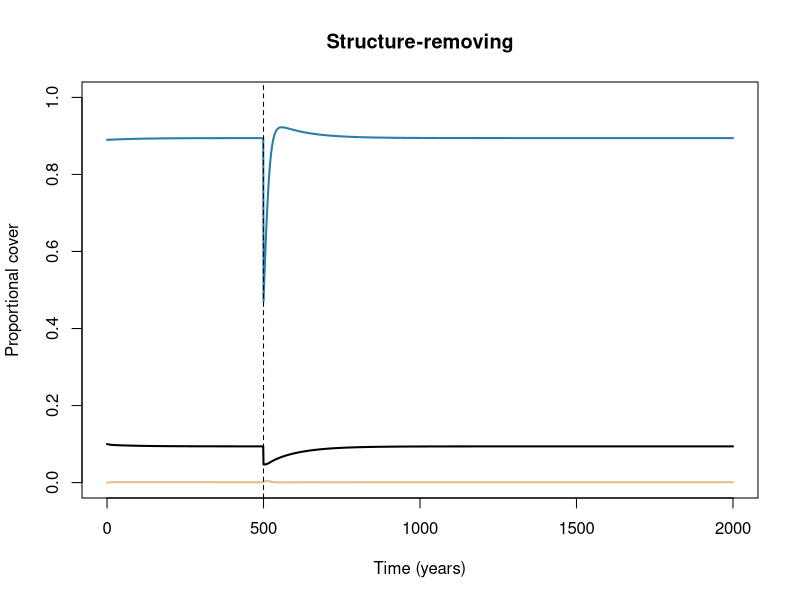
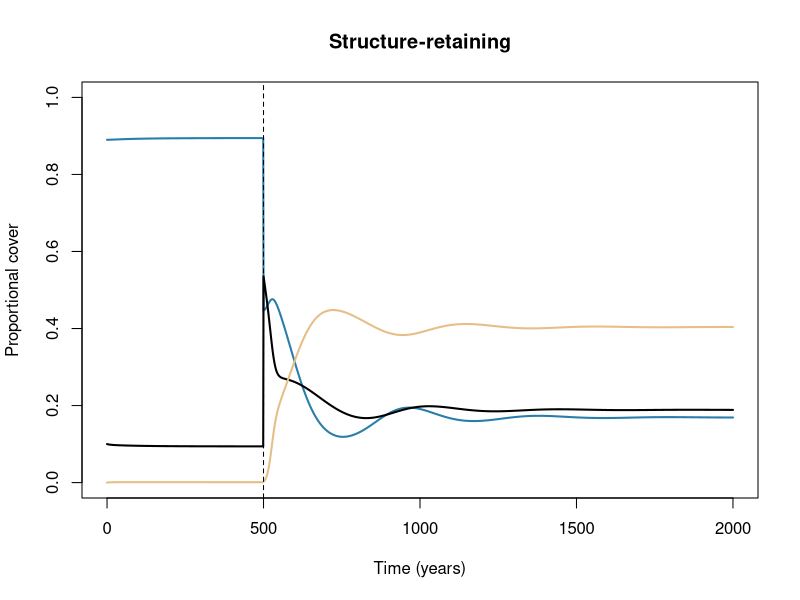
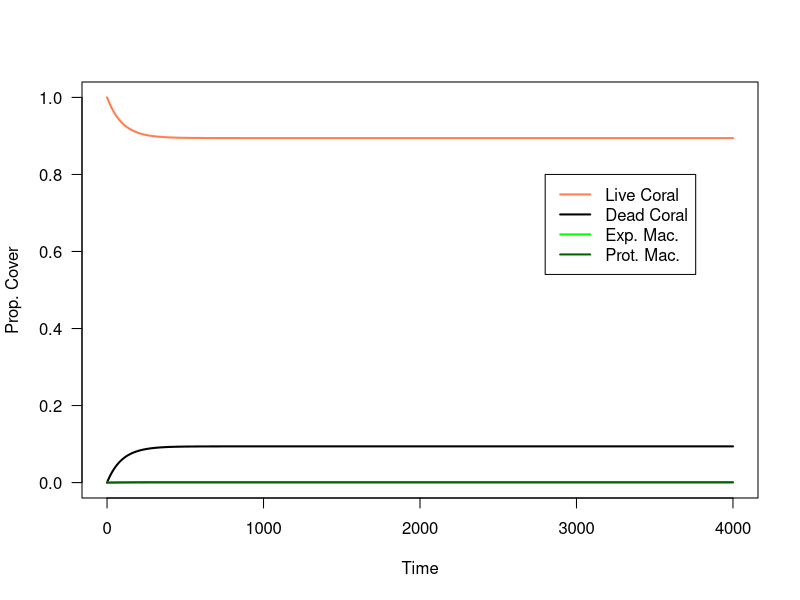
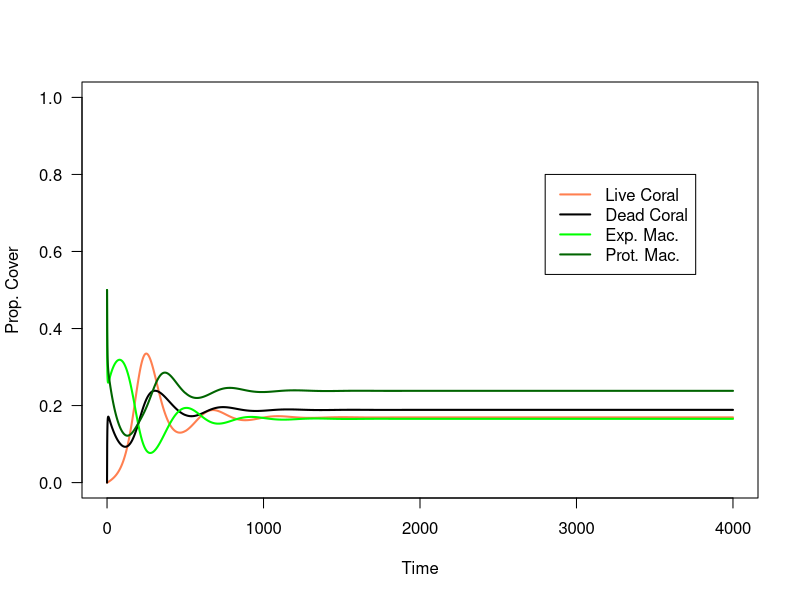
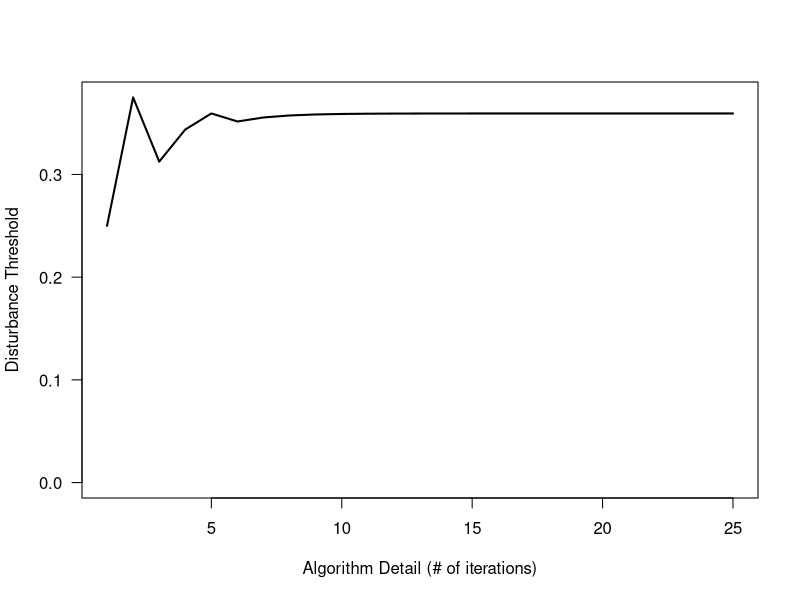
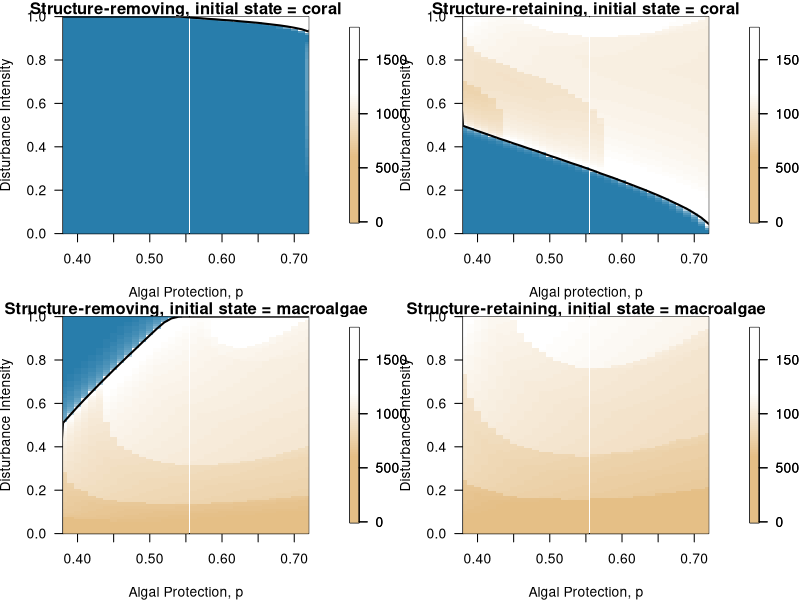

Here is the R script that generated these plots, in order:
## ---- chunk 1
knitr::opts_chunk$set(echo = TRUE)
## ---- chunk 2
# Model parameter values
g_C <- 0.1 # coral growth rate; range: 0.04 - 0.2; default value within range
d_C <- 0.001 # coral mortality rate; range: 0.02 - 0.1
gamma_C <- 0.001 # settlement of exogenously derived coral onto open space; range: 0.00006 - 0.01; default value within range
g_M <- 0.6 # growth of macroalgae onto open space or dead coral; range: 0.05 - 0.4
g_M_P_L <- 0.06 # growth of macroalgae over live coral; range: 0-0.9 of g_M; default value within range
d_M <- 0.05 # death of macroalgae; no published range
h_M_E <- 0.3 # ambient herbivory rate; range: 0.05 - 5; default value within range
ref <- 0.5 # degree of refuge from herbivory for macroalgae that is provided by dead skeleton; no published range
gamma_M <- 0.001 # settlement of macroalgae; default value within range 
e <- 0.01 # erosion of dead coral; no published range

# Disturbance parameters
t_disturb <- 500
disturb_set <- seq(from = 0, to = 1, by = .01) # Time vector for outer loop
tset.disturb <- seq(from = 0, to = 2000) # Time vector for inner loop
## ---- chunk 3
# Color palette Kotare from the New Zealand Birds color package 
kotare <- c("#214d65", "#287DAB", "#E5BF86", "#B09771", "#624B27", "#CACFD0")
kot <- colorRampPalette(colors = c(kotare[3],'white',kotare[2]))
rwb <- colorRampPalette(colors = c("red", "white", "blue"))
rwb <- kot

## ---- chunk 4

# Create time vector, holding vectors for each state variable, and set initial conditions
C_L.simu_rem <- NaN*tset.disturb; C_L.simu_rem[1] <- 0.89 # Equilibrium value
C_D.simu_rem <- NaN*tset.disturb; C_D.simu_rem[1] <- 0.1 # Equilirbirum value
M_E.simu_rem <- NaN*tset.disturb; M_E.simu_rem[1] <- 0
M_P.simu_rem <- NaN*tset.disturb; M_P.simu_rem[1] <- 0

# For() loop with if/else statement to simulate trajectories of spatial occupancy by live coral and macroalgae before and after disturbance

for(i in 2:length(tset.disturb)){ # For every element after the first in the time vector...
  
  if(tset.disturb[i] !=t_disturb){ # ...if the time point does not equal the time of disturbance, run the simulation as normal...
  
  dt <- tset.disturb[i] - tset.disturb[i-1] # calculate change in time  
 
  # Proportional cover at previous time step  
  C_L <- C_L.simu_rem[i-1]
  C_D <- C_D.simu_rem[i-1]
  M_E <- M_E.simu_rem[i-1]
  M_P <- M_P.simu_rem[i-1]
  
  # Change in proportional cover for live coral (C_L), dead coral (C_D), exposed macroalgae (M_E), and protected macroalgae (M_P)
  dC_L <- (dt)*(g_C*C_L*(1-C_L-C_D-M_E-M_P) + gamma_C*(1-C_L-C_D-M_E-M_P) - g_M_P_L*C_L*(M_E + M_P) - d_C*C_L) 
  dC_D <- (dt)*(d_C*C_L + M_P*(h_M_E*(1-ref) + d_M) - g_M*C_D*(M_E + M_P) - gamma_M*C_D - e*C_D)
  dM_E <- (dt)*(g_M*M_E*(1-C_L-C_D-M_E-M_P) + g_M*M_P*(1-C_L-C_D-M_E-M_P) + gamma_M*(1-C_L-C_D-M_E-M_P) - M_E*(h_M_E + d_M))
  dM_P <- (dt)*(g_M*M_P*C_D + g_M*M_E*C_D + g_M_P_L*C_L*(M_E + M_P) + gamma_M*C_D - M_P*(h_M_E*(1-ref) + d_M + e))
 
  # Proportional cover at new time step   
  C_L.simu_rem[i] <- C_L.simu_rem[i-1] + dC_L
  C_D.simu_rem[i] <- C_D.simu_rem[i-1] + dC_D
  M_E.simu_rem[i] <- M_E.simu_rem[i-1] + dM_E
  M_P.simu_rem[i] <- M_P.simu_rem[i-1] + dM_P
  }
  
    else { # ... but if the time step does equal the time of disturbance...
  
  dt <- tset.disturb[i] - tset.disturb[i-1]

  # reduce all space holders to 50% of their pre-disturbance levels
  C_L <- C_L.simu_rem[i-1]*0.5
  C_D <- C_D.simu_rem[i-1]*0.5
  M_E <- M_E.simu_rem[i-1]*0.5
  M_P <- M_P.simu_rem[i-1]*0.5
  
  dC_L <- (dt)*(g_C*C_L*(1-C_L-C_D-M_E-M_P) + gamma_C*(1-C_L-C_D-M_E-M_P) - g_M_P_L*C_L*(M_E + M_P) - d_C*C_L) 
  dC_D <- (dt)*(d_C*C_L + M_P*(h_M_E*(1-ref) + d_M) - g_M*C_D*(M_E + M_P) - gamma_M*C_D - e*C_D)
  dM_E <- (dt)*(g_M*M_E*(1-C_L-C_D-M_E-M_P) + g_M*M_P*(1-C_L-C_D-M_E-M_P) + gamma_M*(1-C_L-C_D-M_E-M_P) - M_E*(h_M_E + d_M))
  dM_P <- (dt)*(g_M*M_P*C_D + g_M*M_E*C_D + g_M_P_L*C_L*(M_E + M_P) + gamma_M*C_D - M_P*(h_M_E*(1-ref) + d_M + e))
  
  C_L.simu_rem[i] <- C_L+ dC_L
  C_D.simu_rem[i] <- C_D+ dC_D
  M_E.simu_rem[i] <- M_E+ dM_E
  M_P.simu_rem[i] <- M_P+ dM_P
  }
  
}

# Plot of time series
plot(tset.disturb, C_L.simu_rem, col = kotare[2], lwd = 2, lty = 'solid', type = 'l', xlab = "Time (years)", ylab = "Proportional cover", xlim = c(0, max(tset.disturb)), ylim = c(0, 1), main = "Structure-removing")
lines(tset.disturb, C_D.simu_rem, col = "black", lwd = 2, lty = 'solid')
lines(tset.disturb, (M_E.simu_rem + M_P.simu_rem), col = kotare[3], lwd = 2, lty = 'solid') # Protected and exposed macroalgae combined to show cover of total macroalgae
abline(v=500, lty = 'dashed') # time of disturbance

## ---- chunk 5

# Create time vector, holding vectors for each state variable, and set initial conditions
C_L.simu_ret <- NaN*tset.disturb; C_L.simu_ret[1] <- 0.89
C_D.simu_ret <- NaN*tset.disturb; C_D.simu_ret[1] <- 0.1
M_E.simu_ret <- NaN*tset.disturb; M_E.simu_ret[1] <- 0
M_P.simu_ret <- NaN*tset.disturb; M_P.simu_ret[1] <- 0

# For() loop with if/else statement to simulate trajectories of spatial occupancy by live coral and macroalgae before and after disturbance
for(i in 2:length(tset.disturb)){ # For every element after the first in the time vector...
  
 if(tset.disturb[i] !=t_disturb){ # ...if the time point does not equal the time of disturbance, run the simulation as normal...

# calculate change in time  
  dt <- tset.disturb[i] - tset.disturb[i-1] 

  # Proportional cover at previous time step  
  C_L <- C_L.simu_ret[i-1] 
  C_D <- C_D.simu_ret[i-1]
  M_E <- M_E.simu_ret[i-1]
  M_P <- M_P.simu_ret[i-1]
 
# Change in proportional cover for live coral (C_L), dead coral (C_D), exposed macroalgae (M_E), and protected macroalgae (M_P)
  dC_L <- (dt)*(g_C*C_L*(1-C_L-C_D-M_E-M_P) + gamma_C*(1-C_L-C_D-M_E-M_P) - g_M_P_L*C_L*(M_E + M_P) - d_C*C_L) 
  dC_D <- (dt)*(d_C*C_L + M_P*(h_M_E*(1-ref) + d_M) - g_M*C_D*(M_E + M_P) - gamma_M*C_D - e*C_D)
  dM_E <- (dt)*(g_M*M_E*(1-C_L-C_D-M_E-M_P) + g_M*M_P*(1-C_L-C_D-M_E-M_P) + gamma_M*(1-C_L-C_D-M_E-M_P) - M_E*(h_M_E + d_M))
  dM_P <- (dt)*(g_M*M_P*C_D + g_M*M_E*C_D + g_M_P_L*C_L*(M_E + M_P) + gamma_M*C_D - M_P*(h_M_E*(1-ref) + d_M + e))

# Proportional cover at new time step  
  C_L.simu_ret[i] <- C_L.simu_ret[i-1] + dC_L
  C_D.simu_ret[i] <- C_D.simu_ret[i-1] + dC_D
  M_E.simu_ret[i] <- M_E.simu_ret[i-1] + dM_E
  M_P.simu_ret[i] <- M_P.simu_ret[i-1] + dM_P
  
  }

  # ... but if the time step does equal the time of disturbance...
    else {
  
  dt <- tset.disturb[i] - tset.disturb[i-1]

  C_L <- C_L.simu_ret[i-1]*0.5 # reduce live coral to 50% of its pre-disturbance level...
  C_D <- C_D.simu_ret[i-1] + (C_L.simu_ret[i-1]-C_L) #... and transfer this directly to the dead coral class
  M_E <- M_E.simu_ret[i-1]
  M_P <- M_P.simu_ret[i-1]
  
  dC_L <- (dt)*(g_C*C_L*(1-C_L-C_D-M_E-M_P) + gamma_C*(1-C_L-C_D-M_E-M_P) - g_M_P_L*C_L*(M_E + M_P) - d_C*C_L) 
  dC_D <- (dt)*(d_C*C_L + M_P*(h_M_E*ref + d_M) - g_M*C_D*(M_E + M_P) - gamma_M*C_D - e*C_D)
  dM_E <- (dt)*(g_M*M_E*(1-C_L-C_D-M_E-M_P) + g_M*M_P*(1-C_L-C_D-M_E-M_P) + gamma_M*(1-C_L-C_D-M_E-M_P) - M_E*(h_M_E + d_M))
  dM_P <- (dt)*(g_M*M_P*C_D + g_M*M_E*C_D + g_M_P_L*C_L*(M_E + M_P) + gamma_M*C_D - M_P*(h_M_E*ref + d_M + e))
  
  C_L.simu_ret[i] <- C_L + dC_L
  C_D.simu_ret[i] <- C_D + dC_D
  M_E.simu_ret[i] <- M_E + dM_E
  M_P.simu_ret[i] <- M_P + dM_P
  
  }
  
}

# Plot of time series for all space holders
plot(tset.disturb, C_L.simu_ret, col = kotare[2], lwd = 2, lty = 'solid', type = 'l', xlab = "Time (years)", ylab = "Proportional cover", xlim = c(0, max(tset.disturb)), ylim = c(0, 1), main = "Structure-retaining")
lines(tset.disturb, C_D.simu_ret, col = "black", lwd = 2, lty = 'solid')
lines(tset.disturb, (M_E.simu_ret + M_P.simu_ret), col = kotare[3], lwd = 2, lty = 'solid') # Protected and exposed macroalgae combined to show cover of total macroalgae
abline(v=500, lty = 'dashed') # time of disturbance
## ---- chunk 6
tset <- seq(from = 0, to = 4000, by = 1)

CoralFun <- function(tset,ic,t_disturb,dist.type,disturbance_severity,g_C,gamma_C,g_M_P_L,d_C,h_M_E,ref,d_M,g_M,e,gamma_M){
  # create holding vectors for the inner loop
	C_L <- NaN*tset; 	C_L[1] <- ic[1] # use the vector of initial conditions to populate initial densities
	C_D <- NaN*tset; 	C_D[1] <- ic[2]
	M_E <- NaN*tset;	M_E[1] <- ic[3]
	M_P <- NaN*tset; 	M_P[1] <- ic[4]

	# run ODE simulation
	for(i in 2:length(tset)){ 
	  
  if(tset[i] !=t_disturb){ # if this is not a disturbance event

  	# calculate change in proportional cover at each timestep
    dt <- tset[i] - tset[i-1]
    dC_L <- dt*(g_C*C_L[i-1]*(1-C_L[i-1]-C_D[i-1]-M_E[i-1]-M_P[i-1]) + gamma_C*(1-C_L[i-1]-C_D[i-1]-M_E[i-1]-M_P[i-1]) - g_M_P_L*C_L[i-1]*(M_E[i-1] + M_P[i-1]) - d_C*C_L[i-1]) 
    dC_D <- dt*(d_C*C_L[i-1] + M_P[i-1]*(h_M_E*(1-ref) + d_M) - g_M*C_D[i-1]*(M_E[i-1] + M_P[i-1]) - gamma_M*C_D[i-1] - e*C_D[i-1])
    dM_E <- dt*(g_M*M_E[i-1]*(1-C_L[i-1]-C_D[i-1]-M_E[i-1]-M_P[i-1]) + g_M*M_P[i-1]*(1-C_L[i-1]-C_D[i-1]-M_E[i-1]-M_P[i-1]) + gamma_M*(1-C_L[i-1]-C_D[i-1]-M_E[i-1]-M_P[i-1]) - M_E[i-1]*(h_M_E + d_M))
    dM_P <- dt*(g_M*M_P[i-1]*C_D[i-1] + g_M*M_E[i-1]*C_D[i-1] + g_M_P_L*C_L[i-1]*(M_E[i-1] + M_P[i-1]) + gamma_M*C_D[i-1] - M_P[i-1]*(h_M_E*(1-ref) + d_M + e)) 
  	
  	# calculate the population density at each timestep
  	C_L[i] <- C_L[i-1] + dC_L
  	C_D[i] <- C_D[i-1] + dC_D
  	M_E[i] <- M_E[i-1] + dM_E
  	M_P[i] <- M_P[i-1] + dM_P
    }
    
     else { # If the disturbance event is taking place, then adjust the populations accordingly
        if(dist.type == 'ret'){
          C_L[i] <- C_L[i-1]*(1-disturbance_severity)
          C_D[i] <- C_D[i-1] + C_L[i-1] - C_L[i]
          M_E[i] <- M_E[i-1]
          M_P[i] <- M_P[i-1]
        } else if(dist.type == 'none'){
          C_L[i] <- C_L[i-1]
          C_D[i] <- C_D[i-1]
          M_E[i] <- M_E[i-1]
          M_P[i] <- M_P[i-1]
          } else{
          C_L[i] <- C_L[i-1]*(1-disturbance_severity)
          C_D[i] <- C_D[i-1]*(1-disturbance_severity)
          M_E[i] <- M_E[i-1]*(1-disturbance_severity)
          M_P[i] <- M_P[i-1]*(1-disturbance_severity)
        }
     }
	}
	
	Results <- list("CL" = C_L, "CD" = C_D, "MS" = M_E, "MC" = M_P) # concatenate results into a list
	Results # report out that list
}

## ---- chunk 7
# Find high-coral conditions:
Res <- CoralFun(tset,c(1,0,0,0),t_disturb,'none',disturbance_severity,g_C,gamma_C,g_M_P_L,d_C,h_M_E,ref,d_M,g_M,e,gamma_M)

plot(tset,Res$CL,las=1,xlab='Time',ylab='Prop. Cover',type='l',col='coral',lwd=2,ylim=c(0,1))
lines(tset,Res$CD,col='black',lwd=2)
lines(tset,Res$MS,col='green',lwd=2)
lines(tset,Res$MC,col='darkgreen',lwd=2)
legend(.7*max(tset),.8,legend=c('Live Coral','Dead Coral','Exp. Mac.','Prot. Mac.'),lwd=2,col=c('coral','black','green','darkgreen'))

ic.cor <- c(Res$CL[length(tset)],Res$CD[length(tset)],Res$MS[length(tset)],Res$MC[length(tset)])


# Find low-coral conditions:
Res <- CoralFun(tset,c(0,0,.5,.5),t_disturb,'none',disturbance_severity,g_C,gamma_C,g_M_P_L,d_C,h_M_E,ref,d_M,g_M,e,gamma_M)

plot(tset,Res$CL,las=1,xlab='Time',ylab='Prop. Cover',type='l',col='coral',lwd=2,ylim=c(0,1))
lines(tset,Res$CD,col='black',lwd=2)
lines(tset,Res$MS,col='green',lwd=2)
lines(tset,Res$MC,col='darkgreen',lwd=2)
legend(.7*max(tset),.8,legend=c('Live Coral','Dead Coral','Exp. Mac.','Prot. Mac.'),lwd=2,col=c('coral','black','green','darkgreen'))

ic.mac <- c(Res$CL[length(tset)],Res$CD[length(tset)],Res$MS[length(tset)],Res$MC[length(tset)])
## ---- chunk 8

t_disturb <- 1 # disturb immediately. (Note that we can't set this to time 0 because the initial conditions are what we put in there, and we start looping over t in the ODE solver from the 2nd step!)
t.step <- 1 # step size of time function
tset <- sort(unique(c(seq(from = 0, to = 6000, by = t.step),t_disturb))) # Time vector for ODE solutions. I'm using concatenate, uniqueness, and sorting to make sure that the "t-disturb" time is part of this vector. This would be robust to, for example, using the seq function with different "step sizes", etc.


# Choose disturbance type
dist.type <- "ret" # Structure-retaining disturbance
dist.type <- "rem" # Structure-removing disturbance
#dist.type <- "none" # No disturbance

## ---- chunk 9
CoralFun.NoDisturb <- function(tset,ic,g_C,gamma_C,g_M_P_L,d_C,h_M_E,ref,d_M,g_M,e,gamma_M){
  # create holding vectors for the inner loop
	C_L <- NaN*tset; 	C_L[1] <- ic[1] # use the vector of initial conditions to populate initial densities
	C_D <- NaN*tset; 	C_D[1] <- ic[2]
	M_E <- NaN*tset;	M_E[1] <- ic[3]
	M_P <- NaN*tset; 	M_P[1] <- ic[4]

	# run ODE simulation
	for(i in 2:length(tset)){ 
	  
  	# calculate change in proportional cover at each timestep
    dt <- tset[i] - tset[i-1]
    dC_L <- dt*(g_C*C_L[i-1]*(1-C_L[i-1]-C_D[i-1]-M_E[i-1]-M_P[i-1]) + gamma_C*(1-C_L[i-1]-C_D[i-1]-M_E[i-1]-M_P[i-1]) - g_M_P_L*C_L[i-1]*(M_E[i-1] + M_P[i-1]) - d_C*C_L[i-1]) 
    dC_D <- dt*(d_C*C_L[i-1] + M_P[i-1]*(h_M_E*(1-ref) + d_M) - g_M*C_D[i-1]*(M_E[i-1] + M_P[i-1]) - gamma_M*C_D[i-1] - e*C_D[i-1])
    dM_E <- dt*(g_M*M_E[i-1]*(1-C_L[i-1]-C_D[i-1]-M_E[i-1]-M_P[i-1]) + g_M*M_P[i-1]*(1-C_L[i-1]-C_D[i-1]-M_E[i-1]-M_P[i-1]) + gamma_M*(1-C_L[i-1]-C_D[i-1]-M_E[i-1]-M_P[i-1]) - M_E[i-1]*(h_M_E + d_M))
    dM_P <- dt*(g_M*M_P[i-1]*C_D[i-1] + g_M*M_E[i-1]*C_D[i-1] + g_M_P_L*C_L[i-1]*(M_E[i-1] + M_P[i-1]) + gamma_M*C_D[i-1] - M_P[i-1]*(h_M_E*(1-ref) + d_M + e)) ##REPLACED
  	
  	# calculate the population density at each timestep
  	C_L[i] <- C_L[i-1] + dC_L
  	C_D[i] <- C_D[i-1] + dC_D
  	M_E[i] <- M_E[i-1] + dM_E
  	M_P[i] <- M_P[i-1] + dM_P
	}
	
	Results <- list("CL" = C_L, "CD" = C_D, "ME" = M_E, "MP" = M_P) # concatenate results into a list
	Results # report out that list
}

## ---- chunk 10

DistSevThresh.adapt <- function(ic.use,dist.type,tset,ic.dist,g_C,gamma_C,g_M_P_L,d_C,h_M_E,ref,d_M,g_M,e,gamma_M,iters){
  
  ## Step 1: Check full range of disturbance values (lower bound = 0, upper bound = 1, intermediate = 0.5)
  ## Step 1A: Check lower bound (disturbance = 0)
  dist_low <- 0
  # Adjust initial conditions based on the disturbance severity and type
  if(dist.type=='ret'){ic.dist <- c(ic.use[1]*(1-dist_low),ic.use[2]+ic.use[1]*dist_low,ic.use[3],ic.use[4])}
  if(dist.type=='rem'){ic.dist <- ic.use*(1-dist_low)}
  # Run the simulation
  Res <- CoralFun.NoDisturb(tset,ic.dist,g_C,gamma_C,g_M_P_L,d_C,h_M_E,ref,d_M,g_M,e,gamma_M)
  # Save the results
  Cstar_low <- Res$CL[length(tset)]
  
  ## Step 1B: Check upper bound (disturbance = 1)
  dist_high <- 1
  # Adjust initial conditions based on the disturbance severity and type
  if(dist.type=='ret'){ic.dist <- c(ic.use[1]*(1-dist_high),ic.use[2]+ic.use[1]*dist_high,ic.use[3],ic.use[4])}
  if(dist.type=='rem'){ic.dist <- ic.use*(1-dist_high)}
  # Run the simulation
  Res <- CoralFun.NoDisturb(tset,ic.dist,g_C,gamma_C,g_M_P_L,d_C,h_M_E,ref,d_M,g_M,e,gamma_M)
  # Save the results
  Cstar_high <- Res$CL[length(tset)]
  
  ## Step 1C: CHECKPOINT: Confirm that the disturbance extremes span a change in states. If they don't, return NaN.
  if(abs(Cstar_low - Cstar_high) < 0.001){ # If the two disturbances produce no change
    dist_test <- NaN
  } else{
    
  ## Step 1D: Check intermediate (disturbance = 0.5)
  dist_test <- (dist_low+dist_high)/2 # average of the two
  # Adjust initial conditions based on the disturbance severity and type
  if(dist.type=='ret'){ic.dist <- c(ic.use[1]*(1-dist_test),ic.use[2]+ic.use[1]*dist_test,ic.use[3],ic.use[4])}
  if(dist.type=='rem'){ic.dist <- ic.use*(1-dist_test)}
  # Run the simulation
  Res <- CoralFun.NoDisturb(tset,ic.dist,g_C,gamma_C,g_M_P_L,d_C,h_M_E,ref,d_M,g_M,e,gamma_M)
  # Save the results
  Cstar_test <- Res$CL[length(tset)]
  
  
  ## Step 2: Figure out which two disturbance levels flank the tipping point, and update the high and low bounds
  if(abs(Cstar_test - Cstar_low) < 0.001){ # If the test coral biomass is pretty darn close to the lower bound, then this can be the new lower bound
    dist_low <- dist_test # save the new lower bound
    Cstar_low <- Cstar_test # and the new test Cstar value
  } else{ # Otherwise, this should be the new upper bound
    dist_high <- dist_test # save the new upper bound
    Cstar_high <- Cstar_test # save the new Cstar value
  }
  
  
  ## Step 3: Iterate this algorithm, narrowing down on the "correct" disturbance threshold.
  for(j in 1:iters){ # for each iteration 
    ## Step 3A: Compute a new test disturbance level, and its corresponding coral cover
    dist_test <- (dist_low+dist_high)/2 # average of the two
    # Adjust initial conditions based on the disturbance severity and type
    if(dist.type=='ret'){ic.dist <- c(ic.use[1]*(1-dist_test),ic.use[2]+ic.use[1]*dist_test,ic.use[3],ic.use[4])}
    if(dist.type=='rem'){ic.dist <- ic.use*(1-dist_test)}
    # Run the simulation
    Res <- CoralFun.NoDisturb(tset,ic.dist,g_C,gamma_C,g_M_P_L,d_C,h_M_E,ref,d_M,g_M,e,gamma_M)
    # Save the results
    Cstar_test <- Res$CL[length(tset)]
    
    ## Step 3B: Update previous estimates
    if(abs(Cstar_test - Cstar_low) < 0.001){ # If the test coral biomass is pretty darn close to the lower bound, then this can be the new lower bound
      dist_low <- dist_test # save the new lower bound
      Cstar_low <- Cstar_test # and the new test Cstar value
    } else{ # Otherwise, this should be the new upper bound
      dist_high <- dist_test # save the new upper bound
      Cstar_high <- Cstar_test # save the new Cstar value
    }}
  }
  
  
  # Report out the results
  Results2 <- list("dist.thresh" = dist_test)
  
  Results2
  
}

## ---- chunk 11

  Res <- CoralFun.NoDisturb(tset,c(1,0,0,0),g_C,gamma_C,g_M_P_L,d_C,h_M_E,ref,d_M,g_M,e,gamma_M)
  ic.cor <- c(Res$CL[length(tset)],Res$CD[length(tset)],Res$ME[length(tset)],Res$MP[length(tset)])
 
ic.use <- ic.cor
dist.type <- "ret"

iters.set <- seq(1,25,by=1)
thresh.set <- NaN*iters.set

for(k in 1:length(iters.set)){
  iters <- iters.set[k]
  Res2 <- DistSevThresh.adapt(ic.use,dist.type,tset,ic.dist,g_C,gamma_C,g_M_P_L,d_C,h_M_E,ref,d_M,g_M,e,gamma_M,iters)
  thresh.set[k] <- Res2$dist.thresh}




## ---- chunk 12
plot(iters.set,thresh.set,las=1,lwd=2,type='l',ylim=c(0,max(thresh.set)),xlab='Algorithm Detail (# of iterations)', ylab='Disturbance Threshold')

## ---- chunk 13

# Step 1: Choose the parameter to vary, and range over which to vary it
ref_set <- seq(from = 0, to = 1, by = 0.01)
#ref_set2 <- seq(from = 0, to = 1, by = 0.01)

# Step 1a: Create associated holding variables
CtoM.ret.set<- NaN*ref_set
CtoM.rem.set <- NaN*ref_set
MtoC.ret.set <- NaN*ref_set
MtoC.rem.set <- NaN*ref_set
C.eq.set <- NaN*ref_set
M.eq.set <- NaN*ref_set

# Step 1b: Some other setup
iters <- 10 # number of iterations to "narrow down" on the disturbance threshold
tset <- seq(from = 0, to = 3000, by = t.step) 

# Loop through each of the parameter values
for(ctr2 in 1:length(ref_set)){
  
  ref <- ref_set[ctr2]
  
  # Step 2: Find new equilibria (new initial conditions for coral and macroalgal dominated states)
  Res <- CoralFun.NoDisturb(tset,c(1,0,0,0),g_C,gamma_C,g_M_P_L,d_C,h_M_E,ref,d_M,g_M,e,gamma_M)
  ic.cor <- c(Res$CL[length(tset)],Res$CD[length(tset)],Res$ME[length(tset)],Res$MP[length(tset)])
  C.eq.set[ctr2] <- Res$CL[length(tset)] # Record the equilibrium coral abundance in the coral-dominated state
  
  # Find low-coral conditions:
  Res <- CoralFun.NoDisturb(tset,c(0,0,.5,.5),g_C,gamma_C,g_M_P_L,d_C,h_M_E,ref,d_M,g_M,e,gamma_M)
  ic.mac <- c(Res$CL[length(tset)],Res$CD[length(tset)],Res$ME[length(tset)],Res$MP[length(tset)])
  M.eq.set[ctr2] <- Res$CL[length(tset)] # Record the equilibrium coral abundance in the macroalgal-dominated state
  
  # Step 3: Find the tipping points
  if(abs(C.eq.set[ctr2] -M.eq.set[ctr2]) > 0.001){ # Only bother finding tipping points if there are two stable equilibria (e.g., the coral cover in coral and macroalgal dominated systems is different)
    
    # Step 3A: Find the tipping point from coral to macroalgal dominance with biological disturbance
    ic.use <- ic.cor # start with a coral dominated system
    dist.type <- "ret" # use a biological disturbance
    Res2 <- DistSevThresh.adapt(ic.use,dist.type,tset,ic.dist,g_C,gamma_C,g_M_P_L,d_C,h_M_E,ref,d_M,g_M,e,gamma_M,iters)
    CtoM.ret.set[ctr2] <- Res2$dist.thresh # Record the result
    
    # Step 3B: Find the tipping point from coral to macroalgal dominance with structure-removing disturbance
    ic.use <- ic.cor # start with a coral dominated system
    dist.type <- "rem" # use a biological disturbance
    Res2 <- DistSevThresh.adapt(ic.use,dist.type,tset,ic.dist,g_C,gamma_C,g_M_P_L,d_C,h_M_E,ref,d_M,g_M,e,gamma_M,iters)
    CtoM.rem.set[ctr2] <- Res2$dist.thresh # Record the result
    
    # Step 3C: Find the tipping point from M to C dominance with biological disturbance
    ic.use <- ic.mac # start with a coral dominated system
    dist.type <- "ret" # use a biological disturbance
    Res2 <- DistSevThresh.adapt(ic.use,dist.type,tset,ic.dist,g_C,gamma_C,g_M_P_L,d_C,h_M_E,ref,d_M,g_M,e,gamma_M,iters)
    MtoC.ret.set[ctr2] <- Res2$dist.thresh # Record the result
    
    # Step 3D: Find the tipping point from M to C dominance with structure-removing disturbance
    ic.use <- ic.mac # start with a coral dominated system
    dist.type <- "rem" # use a biological disturbance
    Res2 <- DistSevThresh.adapt(ic.use,dist.type,tset,ic.dist,g_C,gamma_C,g_M_P_L,d_C,h_M_E,ref,d_M,g_M,e,gamma_M,iters)
    MtoC.rem.set[ctr2] <- Res2$dist.thresh # Record the result
  }
  
}

## ---- chunk 14

# Line for tipping points going from coral to macroalgae for structure-retaining disturbances
for( i in 1:length(CtoM.ret.set)){
  if(i < 50){
    if (is.na(CtoM.ret.set)[i]){
      CtoM.ret.set[i] <- 1
    } } else {
      if(is.na(CtoM.ret.set)[i]){
      CtoM.ret.set[i] <- 0
    
    }
  }
}

# # Line for tipping points going from macroalgae to coral for structure-retaining disturbances; this transition type does not occur as a result of disturbance and therefore is commented out
# for( i in 1:length(MtoC.ret.set)){
#   if(i < 50){
#     if (is.na(MtoC.ret.set)[i]){
#       MtoC.ret.set[i] <- 0
#     } } else {
#       if(is.na(MtoC.ret.set)[i]){
#       MtoC.ret.set[i] <- 1
#     
#     }
#   }
# }

# Line for tipping points going from coral to macroalgae for structure-removing disturbances
for( i in 1:length(CtoM.rem.set)){
  if(i < 50){
    if (is.na(CtoM.rem.set)[i]){
      CtoM.rem.set[i] <- 1
    } } else {
      if(is.na(CtoM.rem.set)[i]){
      CtoM.rem.set[i] <- 1
    
    }
  }
}

# Line for tipping points going from Macroalgae to coral for structure-removing disturbances
for( i in 1:length(MtoC.rem.set)){
  if(i < 50){
    if (is.na(MtoC.rem.set)[i]){
      MtoC.rem.set[i] <- 0
    } } else {
      if(is.na(MtoC.rem.set)[i]){
      MtoC.rem.set[i] <- 1
    
    }
  }
}
## ---- chunk 15

ReturnTime <- function(ic.cor,ic.mac,tset,ic,g_C,gamma_C,g_M_P_L,d_C,h_M_E,ref,d_M,g_M,e,gamma_M){
  # Create holding vectors for the inner loop
	C_L <- NaN*tset; 	C_L[1] <- ic[1] # use the vector of initial conditions to populate initial densities
	C_D <- NaN*tset; 	C_D[1] <- ic[2]
	M_E <- NaN*tset;	M_E[1] <- ic[3]
	M_P <- NaN*tset; 	M_P[1] <- ic[4]

  # Run simulation
  for(i in 2:length(tset)){ 
    dt <- tset[i] - tset[i-1]
    C_L[i] <- C_L[i-1] + dt*(g_C*C_L[i-1]*(1-C_L[i-1]-C_D[i-1]-M_E[i-1]-M_P[i-1]) + gamma_C*(1-C_L[i-1]-C_D[i-1]-M_E[i-1]-M_P[i-1]) - g_M_P_L*C_L[i-1]*(M_E[i-1] + M_P[i-1]) - d_C*C_L[i-1]) 
    C_D[i] <- C_D[i-1] + dt*(d_C*C_L[i-1] + M_P[i-1]*(h_M_E*(1-ref) + d_M) - g_M*C_D[i-1]*(M_E[i-1] + M_P[i-1]) - gamma_M*C_D[i-1] - e*C_D[i-1])
    M_E[i] <- M_E[i-1] + dt*(g_M*M_E[i-1]*(1-C_L[i-1]-C_D[i-1]-M_E[i-1]-M_P[i-1]) + g_M*M_P[i-1]*(1-C_L[i-1]-C_D[i-1]-M_E[i-1]-M_P[i-1]) + gamma_M*(1-C_L[i-1]-C_D[i-1]-M_E[i-1]-M_P[i-1]) - M_E[i-1]*(h_M_E + d_M))
    M_P[i] <- M_P[i-1] + dt*(g_M*M_P[i-1]*C_D[i-1] + g_M*M_E[i-1]*C_D[i-1] + g_M_P_L*C_L[i-1]*(M_E[i-1] + M_P[i-1]) + gamma_M*C_D[i-1] - M_P[i-1]*(h_M_E*(1-ref) + d_M + e))
	}

  # Determine which equilibrium you go to
  if (abs(C_L[length(tset)]-ic.cor[1]) < 0.001) {EqCorUse <- ic.cor[1]; EqMacUse <- ic.cor[3]; EqCDUse <- ic.cor[2]; EqMCUse <- ic.cor[4]; Eq = 1} else {EqCorUse <- ic.mac[1]; EqMacUse <- ic.mac[3]; EqCDUse <- ic.mac[2]; EqMCUse <- ic.mac[4]; Eq = 2}
	if(C_L[length(tset)] < .5){Eq = 2} # Modification: If coral abundance is below 0.5, then assume it's macroalgal dominated. CAUTION!!! Check this carefully because if you choose different parameters, this threshold might be different.

  # Figure out how long it took to get there
  RetTime <- tset[which(tset*(abs(C_L-EqCorUse) + abs(M_E-EqMacUse) + abs(C_D-EqCDUse) + abs(M_P-EqMCUse) < 0.004) != 0)[1]] # Which is the first timestep that you're near the equilibrium?
  
  Results <- list("RetTime" = RetTime,"CL" = C_L, "CD" = C_D, "MS" = M_E, "MC" = M_P,"Eq" = Eq)
  Results
}


## ---- chunk 16
# Step 1: Choose the parameter to vary, and range over which to vary it
ref_set <- seq(from = 0, to = 1, by = 0.01)

# Step 2: Choose the disturbance distance to loop over
dist.prop.set <- seq(from = 0, to = 1, by = 0.01) # Vector of disturbance intensities to test

# Step 3: Create associated holding variables
C.rem.eq.set <- matrix(rep(NaN,length(ref_set)*length(dist.prop.set)),nrow=length(ref_set),ncol=length(dist.prop.set)) # equilibrium for structure-removing disturbance starting in a coral-dominated state
C.rem.time.set <- C.rem.eq.set # equilibration time for a structure-removing disturbance starting in a coral-dominated state
M.ret.eq.set <- C.rem.eq.set
M.ret.time.set <- C.rem.eq.set
C.ret.eq.set <- C.rem.eq.set
C.ret.time.set <- C.rem.eq.set
M.rem.eq.set <- C.rem.eq.set
M.rem.time.set <- C.rem.eq.set

C.eq.set <- NaN*ref_set
M.eq.set <- NaN*ref_set

# Step 4: Some other setup
tset <- seq(from = 0, to = 4000, by =1) #was to = 3000

# Loop through each of the parameter values
for(varctr in 1:length(ref_set)){
  
  ref <- ref_set[varctr]
  
  # Step 5: Find new equilibria (new initial conditions for coral and macroalgal dominated states)
  Res <- CoralFun.NoDisturb(tset,c(1,0,0,0),g_C,gamma_C,g_M_P_L,d_C,h_M_E,ref,d_M,g_M,e,gamma_M)
  ic.cor <- c(Res$CL[length(tset)],Res$CD[length(tset)],Res$ME[length(tset)],Res$MP[length(tset)])
  C.eq.set[varctr] <- Res$CL[length(tset)] # Record the equilibrium coral abundance in the coral-dominated state
  
  # Find low-coral conditions:
  Res <- CoralFun.NoDisturb(tset,c(0,0,.5,.5),g_C,gamma_C,g_M_P_L,d_C,h_M_E,ref,d_M,g_M,e,gamma_M)
  ic.mac <- c(Res$CL[length(tset)],Res$CD[length(tset)],Res$ME[length(tset)],Res$MP[length(tset)])
  M.eq.set[varctr] <- Res$CL[length(tset)] # Record the equilibrium coral abundance in the macroalgal-dominated state
  
  # Step 6: Find the return times & which equilibrium you return to
  if(abs(C.eq.set[varctr] -M.eq.set[varctr]) > 0.001){ # Only bother finding tipping points if there are two stable equilibria (e.g., the coral cover in coral and macroalgal dominated systems is different)
    
    for(distctr in 1:length(dist.prop.set)){
    dist.use <- dist.prop.set[distctr]
    # Step 6A: Find the equilibration time from coral dominance with biological disturbance
    ic.dist <- c(ic.cor[1]*(1-dist.use),ic.cor[2]+ic.cor[1]*dist.use,ic.cor[3],ic.cor[4]) # start with a coral dominated system
    Res2 <- ReturnTime(ic.cor,ic.mac,tset,ic.dist,g_C,gamma_C,g_M_P_L,d_C,h_M_E,ref,d_M,g_M,e,gamma_M)
    C.ret.eq.set[varctr,distctr] <- Res2$Eq # Record the result
    C.ret.time.set[varctr,distctr] <- Res2$RetTime # Record the result
    
    # Step 6B: Find the equilibration time from coral dominance with structure-removing disturbance
    ic.dist <- ic.cor*(1-dist.use)
    Res2 <- ReturnTime(ic.cor,ic.mac,tset,ic.dist,g_C,gamma_C,g_M_P_L,d_C,h_M_E,ref,d_M,g_M,e,gamma_M)
    C.rem.eq.set[varctr,distctr] <- Res2$Eq # Record the result
    C.rem.time.set[varctr,distctr] <- Res2$RetTime # Record the result
    
    # Step 6C: Find the equilibration time from M dominance with biological disturbance
    ic.dist <- c(ic.mac[1]*(1-dist.use),ic.mac[2]+ic.mac[1]*dist.use,ic.mac[3],ic.mac[4]) # start with a macroalgal dominated system
    Res2 <- ReturnTime(ic.cor,ic.mac,tset,ic.dist,g_C,gamma_C,g_M_P_L,d_C,h_M_E,ref,d_M,g_M,e,gamma_M)
    M.ret.eq.set[varctr,distctr] <- Res2$Eq # Record the result
    M.ret.time.set[varctr,distctr] <- Res2$RetTime # Record the result
    
    # Step 6D: Find the equilibration time from M dominance with structure-removing disturbance
    ic.dist <- ic.mac*(1-dist.use) # start with a macroalgal-dominated system
    Res2 <- ReturnTime(ic.cor,ic.mac,tset,ic.dist,g_C,gamma_C,g_M_P_L,d_C,h_M_E,ref,d_M,g_M,e,gamma_M)
    M.rem.eq.set[varctr,distctr] <- Res2$Eq # Record the result
    M.rem.time.set[varctr,distctr] <- Res2$RetTime # Record the result
  }}
  
}
## ---- chunk 17
require(fields) # has image.plot function
## ---- chunk 18

par(mar=c(4,3.8,1,5.5),mfrow=c(2,2))

# Sets limits for minimum and maximum values on heat maps
zlimits <- c(min(C.ret.time.set,na.rm=T),max(C.ret.time.set,na.rm=T))

# Top left -- coral initial state w/ structure-removing disturbance
C.rem.time.set.toC <- NaN*C.rem.time.set 
C.rem.time.set.toM <- NaN*C.rem.time.set 
for(i in 1:dim(C.rem.eq.set)[1]){
  for(j in 1:dim(C.rem.eq.set)[2]){
    if(!is.nan(C.rem.eq.set[i,j])){
    if(C.rem.eq.set[i,j] == 1){ C.rem.time.set.toC[i,j] <- C.rem.time.set[i,j] } # If it's a coral equilibrium, save it to the "to coral" file
    if(C.rem.eq.set[i,j] == 2){ C.rem.time.set.toM[i,j] <- C.rem.time.set[i,j] } # If it's a macroalgae equilibrium, save it to the "to macroalgae" file
  }}
}

macroalgae.col <- colorRampPalette(colors = c(kotare[3],kotare[3],'white','white'))
coral.col <- colorRampPalette(colors = c(kotare[2],kotare[2],'white','white'))

image.plot(x = ref_set, y = dist.prop.set, z = C.rem.time.set.toC ,las=1,col=coral.col(100),xlab= "Algal Protection, p",ylab="Disturbance Intensity",xlim=c(0.38,0.72), ylim=c(0,1), zlim=zlimits, main = 'Structure-removing, initial state = coral')
image.plot(x = ref_set, y = dist.prop.set, z = C.rem.time.set.toM ,las=1,col=macroalgae.col(100),add=T,zlim=zlimits,xlim=c(0.38,0.72), ylim=c(0,1))
CtoM.rem.set2 <- CtoM.rem.set
CtoM.rem.set2[CtoM.rem.set2==0] <- 1
lines(ref_set, CtoM.rem.set2, lwd=2, col = "black")

# Top right -- coral initial state w/ structure retaining disturbance
C.ret.time.set.toC <- NaN*C.ret.time.set 
C.ret.time.set.toM <- NaN*C.ret.time.set 
for(i in 1:dim(C.ret.eq.set)[1]){
  for(j in 1:dim(C.ret.eq.set)[2]){
    if(!is.nan(C.ret.eq.set[i,j])){
    if(C.ret.eq.set[i,j] == 1){ C.ret.time.set.toC[i,j] <- C.ret.time.set[i,j] } # If it's a coral equilibrium, save it to the "to coral" file
    if(C.ret.eq.set[i,j] == 2){ C.ret.time.set.toM[i,j] <- C.ret.time.set[i,j] } # If it's a macroalgae equilibrium, save it to the "to macroalgae" file
  }}
}

macroalgae.col <- colorRampPalette(colors = c(kotare[3],kotare[3],'white','white'))
coral.col <- colorRampPalette(colors = c(kotare[2],kotare[2],'white','white'))

image.plot(x = ref_set, y = dist.prop.set, z = C.ret.time.set.toC ,las=1,col=coral.col(100),xlab='Algal protection, p',ylab='Disturbance Intensity',xlim=c(0.38,0.72), ylim=c(0,1), zlim=zlimits, main = 'Structure-retaining, initial state = coral')
image.plot(x = ref_set, y = dist.prop.set, z = C.ret.time.set.toM ,las=1,col=macroalgae.col(100),add=T,zlim=zlimits,xlim=c(0.38,0.72),ylim=c(0,1))
lines(ref_set, CtoM.ret.set, lwd=2, col = 'black')

# Bottom left -- macroalgal initial state w/ structure removing disturbance
M.rem.time.set.toC <- NaN*M.rem.time.set 
M.rem.time.set.toM <- NaN*M.rem.time.set 
for(i in 1:dim(M.rem.eq.set)[1]){
  for(j in 1:dim(M.rem.eq.set)[2]){
    if(!is.nan(M.rem.eq.set[i,j])){
    if(M.rem.eq.set[i,j] == 1){ M.rem.time.set.toC[i,j] <- M.rem.time.set[i,j] } # If it's a coral equilibrium, save it to the "to coral" file
    if(M.rem.eq.set[i,j] == 2){ M.rem.time.set.toM[i,j] <- M.rem.time.set[i,j] } # If it's a macroalgae equilibrium, save it to the "to macroalgae" file
  }}
}

macroalgae.col <- colorRampPalette(colors = c(kotare[3],kotare[3],'white','white'))
coral.col <- colorRampPalette(colors = c(kotare[2],kotare[2],'white','white'))

image.plot(x = ref_set, y = dist.prop.set, z = M.rem.time.set.toC ,las=1,col=coral.col(100),xlab='Algal Protection, p',ylab='Disturbance Intensity',xlim=c(0.38,0.72), ylim=c(0,1), zlim=zlimits, main = 'Structure-removing, initial state = macroalgae')
image.plot(x = ref_set, y = dist.prop.set, z = M.rem.time.set.toM ,las=1,col=macroalgae.col(100),add=T,zlim=zlimits,xlim=c(0.38,0.72),ylim=c(0,100))
lines(ref_set, MtoC.rem.set, lwd=2, col = 'black')

# Bottom right -- macroalgal initial state w/ structure-retaining disturbance
M.ret.time.set.toC <- NaN*M.ret.time.set 
M.ret.time.set.toM <- NaN*M.ret.time.set 
for(i in 1:dim(M.ret.eq.set)[1]){
  for(j in 1:dim(M.ret.eq.set)[2]){
    if(!is.nan(M.ret.eq.set[i,j])){
    if(M.ret.eq.set[i,j] == 1){ M.ret.time.set.toC[i,j] <- M.ret.time.set[i,j] } # If it's a coral equilibrium, save it to the "to coral" file
    if(M.ret.eq.set[i,j] == 2){ M.ret.time.set.toM[i,j] <- M.ret.time.set[i,j] } # If it's a macroalgae equilibrium, save it to the "to macroalgae" file
  }}
}

macroalgae.col <- colorRampPalette(colors = c(kotare[3],kotare[3],'white','white'))
coral.col <- colorRampPalette(colors = c(kotare[2],kotare[2],'white','white'))

image.plot(x = ref_set, y = dist.prop.set, z = M.ret.time.set.toC ,las=1,col=coral.col(100),xlab='Algal Protection, p',ylab='Disturbance Intensity',xlim=c(0.38,0.72), ylim=c(0,1), zlim=zlimits, main = 'Structure-retaining, initial state = macroalgae')
image.plot(x = ref_set, y = dist.prop.set, z = M.ret.time.set.toM ,las=1,col=macroalgae.col(100),add=T,zlim=zlimits,xlim=c(0.38,0.72),ylim=c(0,1))
